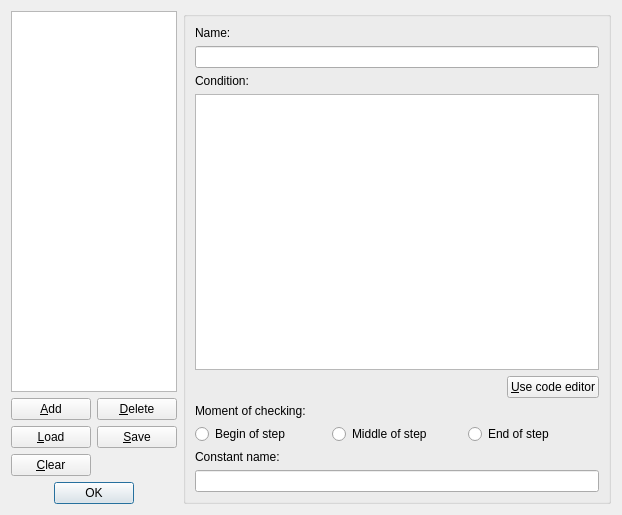
<?xml version="1.0" encoding="UTF-8"?>
<ui version="4.0">
 <class>TriggersDialog</class>
 <widget class="QDialog" name="TriggersDialog">
  <property name="geometry">
   <rect>
    <x>0</x>
    <y>0</y>
    <width>622</width>
    <height>515</height>
   </rect>
  </property>
  <property name="windowTitle">
   <string>Triggers</string>
  </property>
  <layout class="QHBoxLayout" name="horizontalLayout" stretch="0,1">
   <item>
    <layout class="QVBoxLayout" name="verticalLayout">
     <item>
      <widget class="QListView" name="listView">
       <property name="sizePolicy">
        <sizepolicy hsizetype="Ignored" vsizetype="Expanding">
         <horstretch>0</horstretch>
         <verstretch>0</verstretch>
        </sizepolicy>
       </property>
       <property name="toolTip">
        <string>List of all defined triggers. Click on a trigger to change it</string>
       </property>
      </widget>
     </item>
     <item>
      <layout class="QGridLayout" name="gridLayout">
       <item row="1" column="0">
        <widget class="QPushButton" name="pushButtonLoad">
         <property name="toolTip">
          <string>Load the collection of triggers from a file.</string>
         </property>
         <property name="text">
          <string>&amp;Load</string>
         </property>
         <property name="icon">
          <iconset resource="../resources.qrc">
           <normaloff>:/qtgameengine/icons/open.png</normaloff>:/qtgameengine/icons/open.png</iconset>
         </property>
        </widget>
       </item>
       <item row="0" column="1">
        <widget class="QPushButton" name="pushButtonDelete">
         <property name="toolTip">
          <string>Delete the selected trigger. Make sure no object uses it!</string>
         </property>
         <property name="text">
          <string>&amp;Delete</string>
         </property>
         <property name="icon">
          <iconset resource="../resources.qrc">
           <normaloff>:/qtgameengine/icons/delete.png</normaloff>:/qtgameengine/icons/delete.png</iconset>
         </property>
        </widget>
       </item>
       <item row="0" column="0">
        <widget class="QPushButton" name="pushButtonAdd">
         <property name="toolTip">
          <string>Add a trigger to the list</string>
         </property>
         <property name="text">
          <string>&amp;Add</string>
         </property>
         <property name="icon">
          <iconset resource="../resources.qrc">
           <normaloff>:/qtgameengine/icons/add.png</normaloff>:/qtgameengine/icons/add.png</iconset>
         </property>
        </widget>
       </item>
       <item row="2" column="0">
        <widget class="QPushButton" name="pushButtonClear">
         <property name="toolTip">
          <string>Clear the complete list of triggers</string>
         </property>
         <property name="text">
          <string>&amp;Clear</string>
         </property>
         <property name="icon">
          <iconset resource="../resources.qrc">
           <normaloff>:/qtgameengine/icons/new.png</normaloff>:/qtgameengine/icons/new.png</iconset>
         </property>
        </widget>
       </item>
       <item row="1" column="1">
        <widget class="QPushButton" name="pushButtonSave">
         <property name="toolTip">
          <string>Save the collection of triggers to a file</string>
         </property>
         <property name="text">
          <string>&amp;Save</string>
         </property>
         <property name="icon">
          <iconset resource="../resources.qrc">
           <normaloff>:/qtgameengine/icons/save.png</normaloff>:/qtgameengine/icons/save.png</iconset>
         </property>
        </widget>
       </item>
      </layout>
     </item>
     <item>
      <widget class="QDialogButtonBox" name="buttonBox">
       <property name="standardButtons">
        <set>QDialogButtonBox::Ok</set>
       </property>
       <property name="centerButtons">
        <bool>true</bool>
       </property>
      </widget>
     </item>
    </layout>
   </item>
   <item>
    <widget class="QGroupBox" name="groupBox">
     <property name="enabled">
      <bool>true</bool>
     </property>
     <layout class="QVBoxLayout" name="verticalLayout_2">
      <item>
       <widget class="QLabel" name="labelName">
        <property name="text">
         <string>Name:</string>
        </property>
        <property name="buddy">
         <cstring>lineEditName</cstring>
        </property>
       </widget>
      </item>
      <item>
       <widget class="QLineEdit" name="lineEditName">
        <property name="toolTip">
         <string>Type here a name for the trigger</string>
        </property>
       </widget>
      </item>
      <item>
       <widget class="QLabel" name="labelCondition">
        <property name="text">
         <string>Condition:</string>
        </property>
        <property name="buddy">
         <cstring>plainTextEdit</cstring>
        </property>
       </widget>
      </item>
      <item>
       <widget class="QPlainTextEdit" name="plainTextEdit">
        <property name="toolTip">
         <string>Type here the condition for the trigger</string>
        </property>
       </widget>
      </item>
      <item>
       <layout class="QHBoxLayout" name="horizontalLayout_2">
        <item>
         <spacer name="horizontalSpacer">
          <property name="orientation">
           <enum>Qt::Horizontal</enum>
          </property>
          <property name="sizeHint" stdset="0">
           <size>
            <width>40</width>
            <height>20</height>
           </size>
          </property>
         </spacer>
        </item>
        <item>
         <widget class="QPushButton" name="pushButtonUseCodeEditor">
          <property name="toolTip">
           <string>Use the code editor to edit the condition</string>
          </property>
          <property name="text">
           <string>&amp;Use code editor</string>
          </property>
         </widget>
        </item>
       </layout>
      </item>
      <item>
       <widget class="QLabel" name="labelMomentOfChecking">
        <property name="text">
         <string>Moment of checking:</string>
        </property>
       </widget>
      </item>
      <item>
       <layout class="QHBoxLayout" name="horizontalLayout_3">
        <item>
         <widget class="QRadioButton" name="radioButtonBegin">
          <property name="toolTip">
           <string>Event will be checked at the beginning of each step</string>
          </property>
          <property name="text">
           <string>Begin of step</string>
          </property>
         </widget>
        </item>
        <item>
         <widget class="QRadioButton" name="radioButtonMiddle">
          <property name="toolTip">
           <string>Event will be checked in the middle of each step (just before the step event)</string>
          </property>
          <property name="text">
           <string>Middle of step</string>
          </property>
         </widget>
        </item>
        <item>
         <widget class="QRadioButton" name="radioButtonEnd">
          <property name="toolTip">
           <string>Event will be checked at the end of each step</string>
          </property>
          <property name="text">
           <string>End of step</string>
          </property>
         </widget>
        </item>
       </layout>
      </item>
      <item>
       <widget class="QLabel" name="labelConstantName">
        <property name="text">
         <string>Constant name:</string>
        </property>
        <property name="buddy">
         <cstring>lineEditConstantName</cstring>
        </property>
       </widget>
      </item>
      <item>
       <widget class="QLineEdit" name="lineEditConstantName">
        <property name="toolTip">
         <string>When required you can provide a constant name that you can use in code to call the event</string>
        </property>
       </widget>
      </item>
     </layout>
    </widget>
   </item>
  </layout>
 </widget>
 <resources>
  <include location="../resources.qrc"/>
 </resources>
 <connections>
  <connection>
   <sender>buttonBox</sender>
   <signal>accepted()</signal>
   <receiver>TriggersDialog</receiver>
   <slot>accept()</slot>
   <hints>
    <hint type="sourcelabel">
     <x>93</x>
     <y>492</y>
    </hint>
    <hint type="destinationlabel">
     <x>310</x>
     <y>257</y>
    </hint>
   </hints>
  </connection>
  <connection>
   <sender>buttonBox</sender>
   <signal>rejected()</signal>
   <receiver>TriggersDialog</receiver>
   <slot>reject()</slot>
   <hints>
    <hint type="sourcelabel">
     <x>93</x>
     <y>492</y>
    </hint>
    <hint type="destinationlabel">
     <x>310</x>
     <y>257</y>
    </hint>
   </hints>
  </connection>
 </connections>
</ui>
